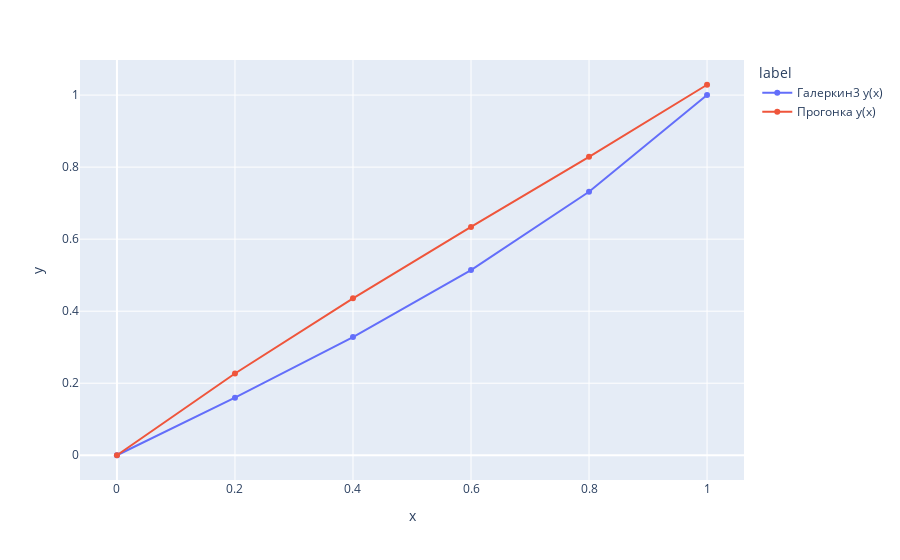

The notebook cell saved with this chart:
### Code cell
import plotly.express as px
import pandas as pd

cntSteps = 6
xvals = np.linspace(xbeg, xend, num=cntSteps)
galerkin_yvals = Galerkin(cntSteps)
progonka_yvals = progonka(cntSteps)

df1 = pd.DataFrame({"x": xvals, "y": galerkin_yvals, "label": ["Галеркин3 y(x)"] * len(galerkin_yvals) })
df2 = pd.DataFrame({"x": xvals, "y": progonka_yvals, "label": ["Прогонка y(x)"] * len(progonka_yvals) })
df = pd.concat([df1, df2])
fig1 = px.line(df, x="x", y="y", color="label", title="", markers = True)
fig1.show()

### Figure 1 — Plotly figure (JSON) as saved in the notebook; plotly's stock layout.template omitted (floating-point values rounded to 4 significant figures)
{"data": [{"hovertemplate": "label=Галеркин3 y(x)<br>x=%{x}<br>y=%{y}<extra></extra>", "legendgroup": "Галеркин3 y(x)", "line": {"color": "#636efa", "dash": "solid"}, "marker": {"symbol": "circle"}, "mode": "lines+markers", "name": "Галеркин3 y(x)", "orientation": "v", "showlegend": true, "type": "scatter", "x": [0.0, 0.2, 0.4, 0.6, 0.8, 1.0], "xaxis": "x", "y": [0.0, 0.1599, 0.3282, 0.5141, 0.7316, 1.0], "yaxis": "y"}, {"hovertemplate": "label=Прогонка y(x)<br>x=%{x}<br>y=%{y}<extra></extra>", "legendgroup": "Прогонка y(x)", "line": {"color": "#EF553B", "dash": "solid"}, "marker": {"symbol": "circle"}, "mode": "lines+markers", "name": "Прогонка y(x)", "orientation": "v", "showlegend": true, "type": "scatter", "x": [0.0, 0.2, 0.4, 0.6, 0.8, 1.0], "xaxis": "x", "y": [0.0, 0.2269, 0.4356, 0.6338, 0.8287, 1.029], "yaxis": "y"}], "layout": {"legend": {"title": {"text": "label"}, "tracegroupgap": 0}, "margin": {"t": 60}, "xaxis": {"anchor": "y", "domain": [0, 1], "title": {"text": "x"}}, "yaxis": {"anchor": "x", "domain": [0, 1], "title": {"text": "y"}}}}
